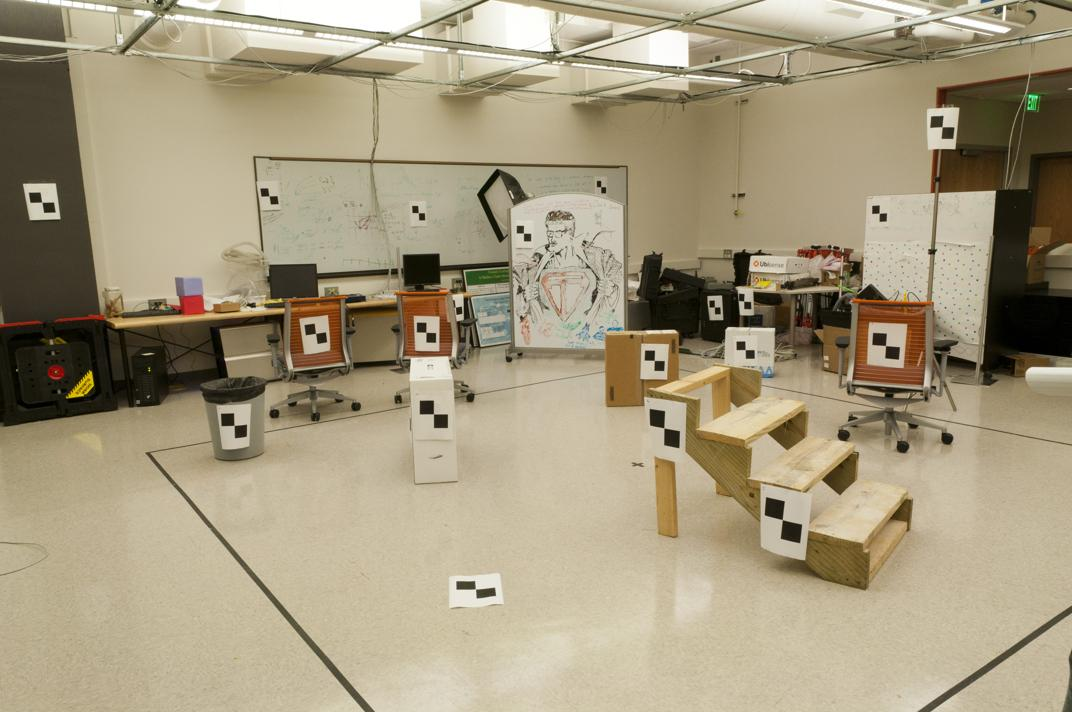
//> input picture EpipolarLines/pic_a.jpg, 1072 x 712 px
$ ./BreakoutRoom2 ../EpipolarLines/pic_a.jpg   (built with g++ and OpenCV 4)
//> lines starting //> are read from the running program, lines starting //| are printed output that depends on the picture; after the words box and inside, x2 and y2 are one past the last pixel; in counts of white or black regions, pixels touching at a corner belong together
// Example 11-2. Code for perspective transformation
// Compute a perspective transformation between the 4 src control points
// in srcQuad to 4 dst control points in dstQuad and apply it the image.

#include <opencv2/core.hpp>
#include <opencv2/imgproc.hpp>
#include <opencv2/highgui.hpp>
#include <iostream>

using namespace std;

int main(int argc, char** argv) {

  if(argc != 2) {
    cout << "Perspective Warp\nUsage: " <<argv[0] <<" <imagename>\n" << endl;
    return -1;
  }

  cv::Mat src = cv::imread(argv[1],1);
//> src is the input picture: 712 rows x 1072 cols, CV_8UC3; mean B, G, R 126.2, 153, 164.7
  if( src.empty() ) { cout << "Can not load " << argv[1] << endl; return -1; }

  cv::Point2f srcQuad[] = {
    cv::Point2f(0, 0),                   // src Top left
    cv::Point2f(src.cols-1, 0),          // src Top right
    cv::Point2f(src.cols-1, src.rows-1), // src Bottom right
    cv::Point2f(0, src.rows-1)           // src Bottom left
  };

  cv::Point2f dstQuad[] = {
    cv::Point2f(src.cols*0.05f, src.rows*0.33f),
    cv::Point2f(src.cols*0.9f, src.rows*0.25f),
    cv::Point2f(src.cols*0.8f, src.rows*0.9f),
    cv::Point2f(src.cols*0.2f, src.rows*0.7f)
  };
    cout<<srcQuad[0]<<endl;
//| [0, 0]
    cout<<dstQuad[0]<<endl;
//| [53.6, 234.96]

    cout<<srcQuad[1]<<endl;
//| [1071, 0]
    cout<<dstQuad[1]<<endl;
//| [964.8, 178]

    cout<<srcQuad[2]<<endl;
//| [1071, 711]
    cout<<dstQuad[2]<<endl;
//| [857.6, 640.8]

    cout<<srcQuad[3]<<endl;
//| [0, 711]
    cout<<dstQuad[3]<<endl;
//| [214.4, 498.4]


  // COMPUTE PERSPECTIVE MATRIX
//  cv::Mat warp_mat = cv::getPerspectiveTransform(srcQuad, dstQuad);
    double a = 1;
    double b = 0;
    double c = 0;
    double d = 0;
    double e = 1;
    double f = 0;
    double g = 0;
    double h = 0;
    double i = 4;

  cv::Mat warp_mat = (cv::Mat_<double>(3,3) << a,b,c,d,e,f,g,h,i);
  cv::Mat dst;
  cv::warpPerspective(src, dst, warp_mat, src.size(), cv::INTER_LINEAR,
                      cv::BORDER_CONSTANT, cv::Scalar());
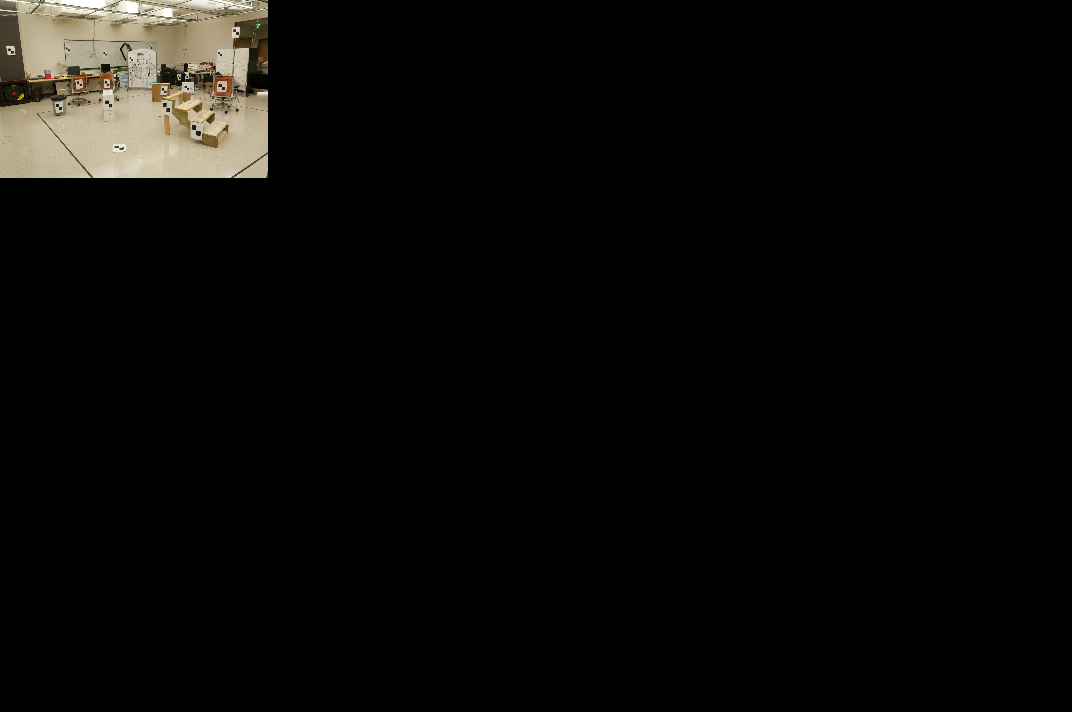
//> dst: 712 rows x 1072 cols, CV_8UC3; mean B, G, R 7.9, 9.6, 10.3

  cv::Mat src_2 = dst.clone();
  for( int i = 0; i < 4; i++ )
    {
        cv::circle(dst, dstQuad[i], 5, cv::Scalar(255, 0, 255), -1, cv::LINE_AA);

    }
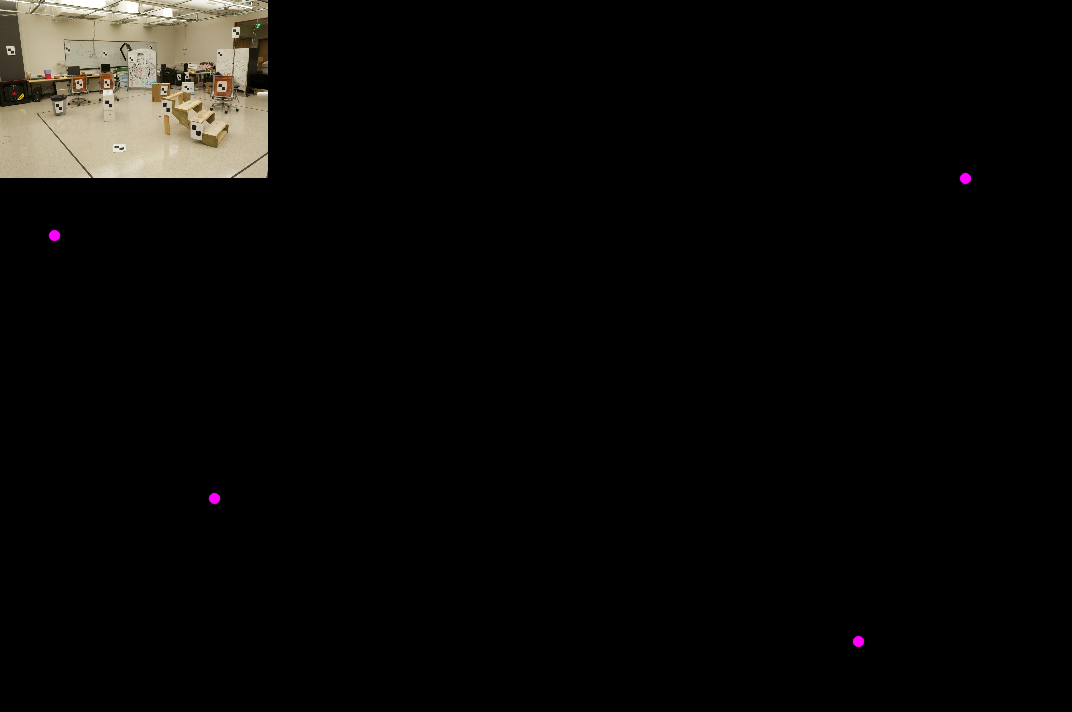
//> dst: 712 rows x 1072 cols, CV_8UC3; 0.07% of pixels changed, all inside (x1, y1, x2, y2) = (48, 172, 972, 648)


  cv::Mat warp_mat2 = (cv::Mat_<double>(2,3) << 1,0,96,0,1,96);
  cv::Mat dst_2;
  cv::warpAffine(src_2, dst_2, warp_mat2, src.size(), cv::INTER_LINEAR,
                        cv::BORDER_CONSTANT, cv::Scalar());
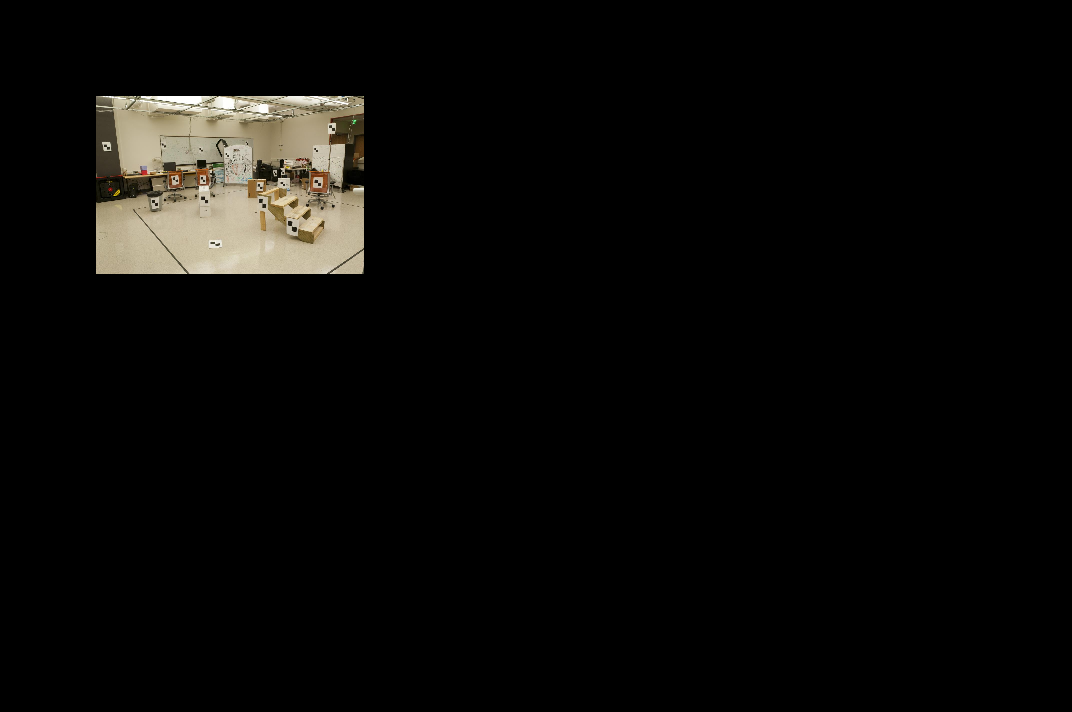
//> dst_2: 712 rows x 1072 cols, CV_8UC3; mean B, G, R 7.9, 9.6, 10.3

  for( int i = 0; i < 4; i++ )
      cv::circle(dst_2, dstQuad[i], 5, cv::Scalar(255, 0, 255), -1, cv::LINE_AA);
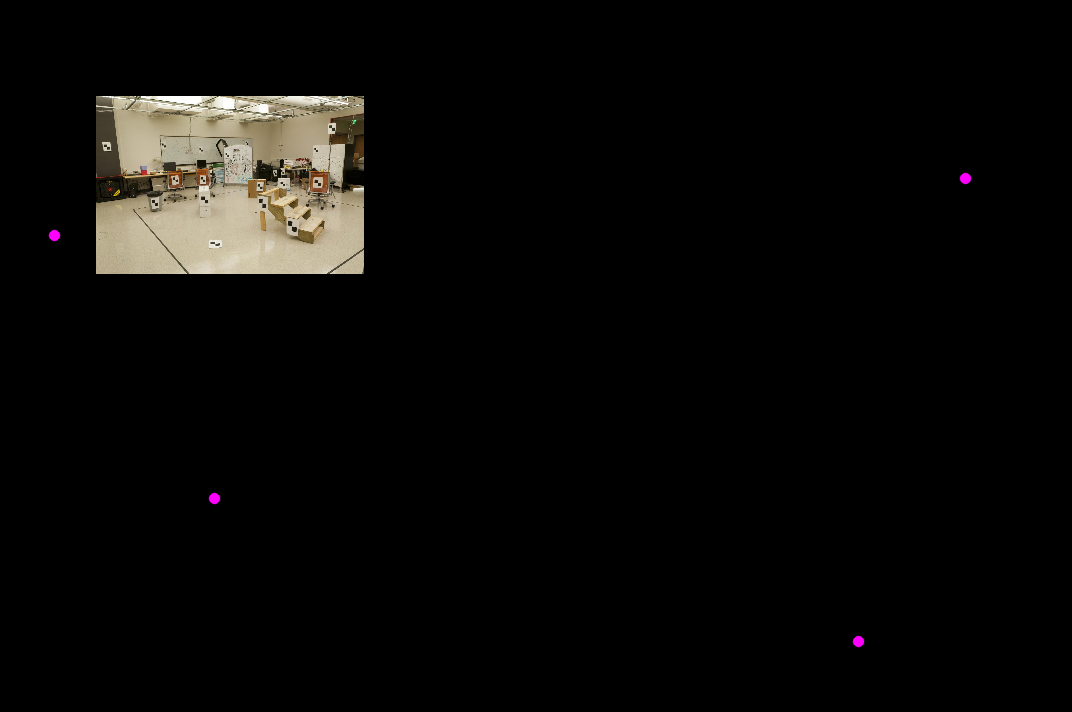
//> dst_2: 712 rows x 1072 cols, CV_8UC3; 0.07% of pixels changed, all inside (x1, y1, x2, y2) = (48, 172, 972, 648)


  cv::imshow("Scalling", dst);
  cv::imshow("Transformation", dst_2);
  cv::waitKey();
  return 0;
}
